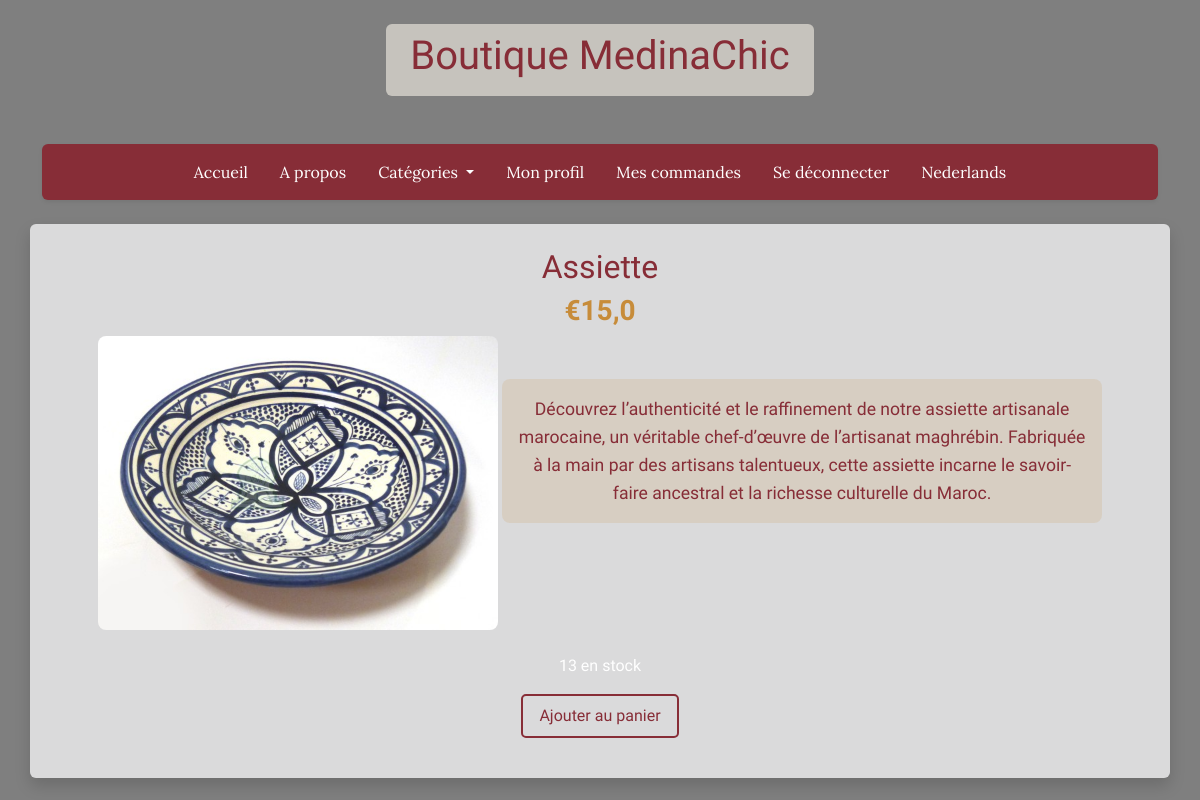
Screenshot of /api/product/assiette/ (signed in) with the database file from the repository.
### store/models.py (models this page shows, shortened)
class Product(models.Model):
    name = models.CharField(max_length=128)
    name_nl = models.CharField(max_length=128, blank=True, null=True)
    slug = models.SlugField(max_length=128, blank=True)
    CATEGORIES = [
        ('autre', 'Autre'),
        ('cuisine', 'Cuisine'),
        ('vetement', 'Vetement'),
        ('tissu', 'Tissu'),
        ('argile', 'Argile'),
        ('maroquineire', 'Maroquineire'),
        ('alimentaire', 'Alimentaire'),
        ('accessoire', 'Accessoire'),
    ]
    category = models.CharField(max_length=50, choices=CATEGORIES, default='autre')
    price = models.FloatField(default=0.0)
    quantity = models.IntegerField(default=0)
    description = models.TextField(blank=True)
    description_nl = models.TextField(blank=True, null=True)
    thumbnail = models.ImageField(upload_to="products/", blank=True, null=True)
    stripe_id = models.CharField(max_length=90, blank=True)

### store/views.py (the view)
# urls.py: path('product/<str:slug>/', product_detail, name="product"),
def product_detail(request, slug):
    product = get_object_or_404(Product, slug=slug)
    return render(request, 'store/detail.html', context={'product': product})

### store/context_processors.py (called while the page is built)
def cart_processor(request):
    cart_data = {
        'has_cart': False,
        'cart_count': 0
    }
    if request.user.is_authenticated:
        try:
            cart = Cart.objects.filter(user=request.user, ordered=False).first()
            if cart:
                cart_data['has_cart'] = True
                cart_data['cart_count'] = cart.orders.count()
        except:
            pass
    return cart_data

### store/templates/store/detail.html (shortened to what this page needs)
{% extends 'base.html' %}
{% block content %}
    <div class="text-center">
        <h2 class="product-title">{{ product.name }}</h2>
        <h3 class="product-price">€{{ product.price }}</h3>
        <img src="{{ product.thumbnail.url }}" alt="{{ product.name }}" class="product-image mb-4">
        <p class="product-description">{{ product.description }}</p>
        <p>{{ product.quantity }} en stock</p>
        {% if user.is_authenticated %}
            <p>
                <a href="{% url 'add-to-cart' product.slug %}" class="add-to-cart-btn">
                    Ajouter au panier
                </a>
            </p>
        {% endif %}
    </div>
{% endblock %}

### store/templates/store/detail.html (style rules this page uses)
.product-title { color: #872D37; }
.product-price { color: #C78C3A; font-weight: bold; }
.product-image { width: 100%; max-width: 400px; height: auto; object-fit: cover; border-radius: 8px; }
.add-to-cart-btn { border: 2px solid #872D37; color: #872D37; padding: 0.5rem 1rem; text-decoration: none; border-radius: 5px; display: inline-block; transition: all 0.3s ease; }
.product-description { color: #872D37; font-size: 1.1rem; line-height: 1.6; }
.product-description { color: #872D37; font-size: 1.1rem; line-height: 1.6; background-color: rgba(199, 140, 58, 0.15); padding: 1rem; border-radius: 8px; display: inline-block; max-width: 600px; }

### rows the page displays
Product: name "Assiette", price "15,0", thumbnail (picture), description "Découvrez l’authenticité et le raffinement de notre assiette artisanale marocaine, un véritable chef-d’œuvre de l’artisanat maghrébin. Fabriquée à la main par des artisans talentueux, cette assiette incarne le savoir-faire ancestral et la richesse culturelle du Maroc.", quantity "13"
